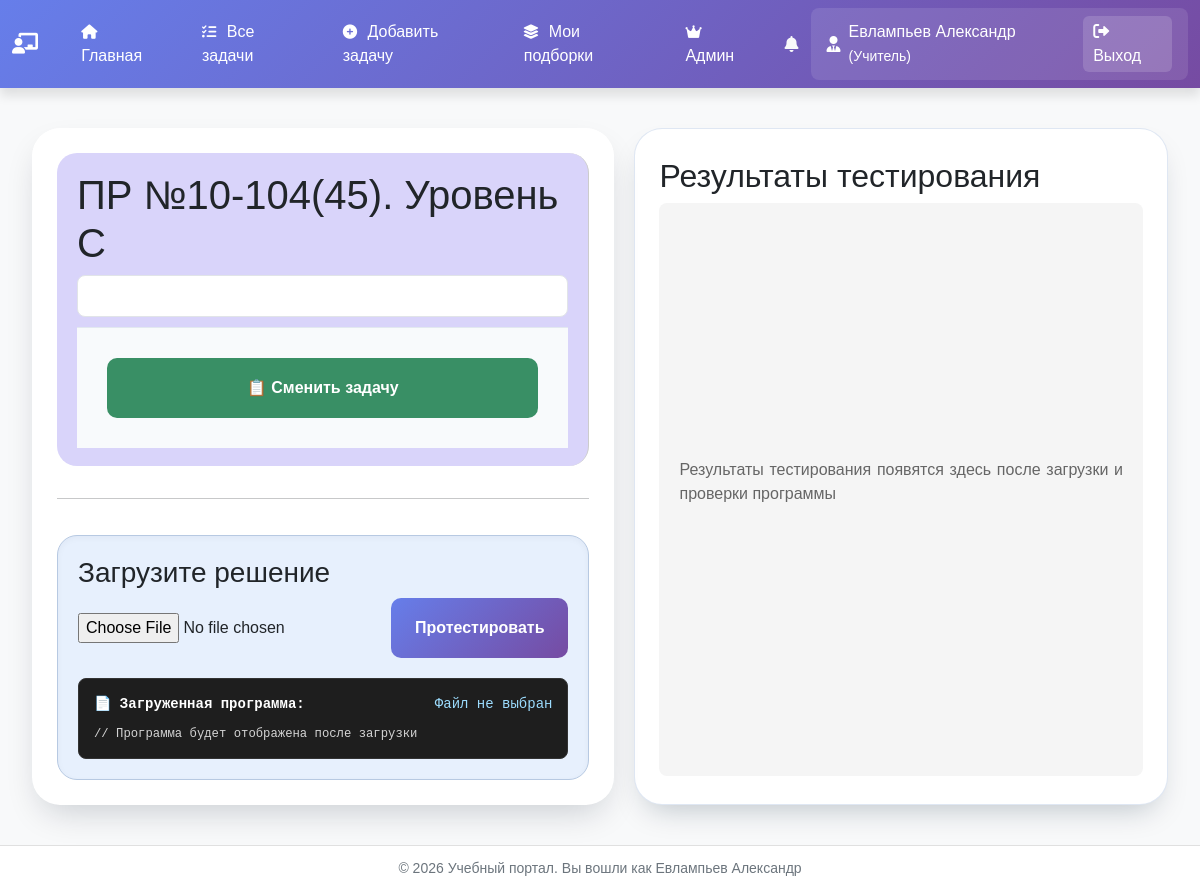
Before: /tasks/task/34/ (signed in) with the older database file.
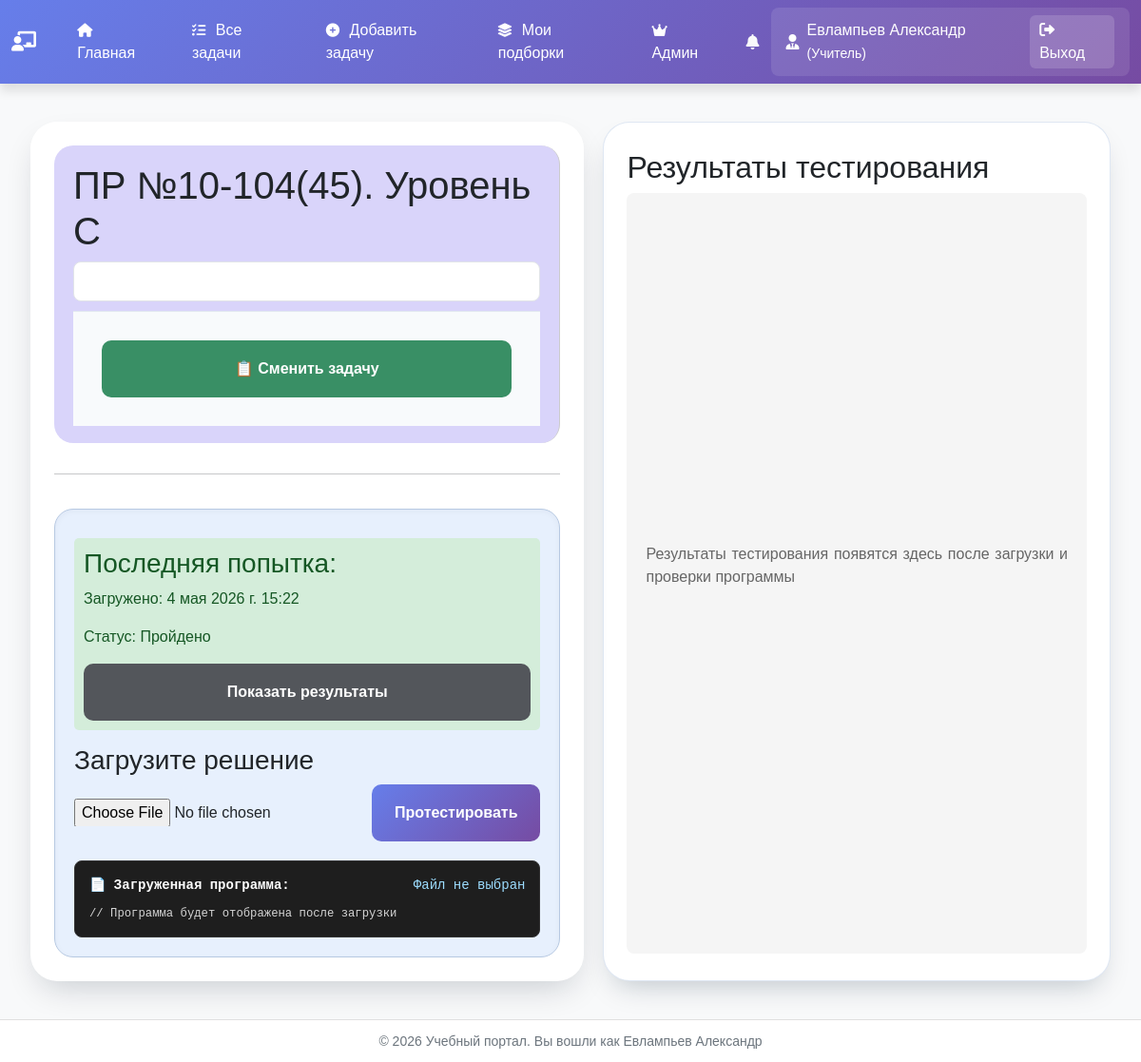
After: the same page with the newer database file.
### task_description_app/tasks/models.py (models this page shows, shortened)
class UploadedProgram(models.Model):
    user = models.ForeignKey(
        settings.AUTH_USER_MODEL,
        on_delete=models.CASCADE,
        null=True,
        blank=True
    )
    task = models.ForeignKey(Task, on_delete=models.CASCADE, related_name='solutions')
    program_file = models.FileField(upload_to='student_programs/%Y/%m/%d/')
    program_path = models.CharField(max_length=500, blank=True)  # Абсолютный путь
    upload_time = models.DateTimeField(auto_now_add=True)
    test_results = models.JSONField(null=True, blank=True)
    status = models.CharField(
        max_length=20,
        choices=[
            ('uploaded', 'Загружено'),
            ('testing', 'Тестируется'),
            ('passed', 'Пройдено'),
            ('failed', 'Не пройдено'),
        ],
        default='uploaded'
    )
    class Meta:
        db_table = 'task_description_app_uploadedprogram'

### task_description_app/tasks/views.py (the view)
# urls.py: path('task/<int:task_id>/', views.task_detail, name='detail'),
def task_detail(request, task_id):
    task = get_object_or_404(Task, id=task_id)
    task_files = get_task_files(task_id)
    md_content = ""
    if os.path.exists(task_files['md']):
        with open(task_files['md'], 'r', encoding='utf-8') as f:
            md_content = f.read()
    html_content = render_markdown_without_empty_blocks(md_content, task.id)
    uploaded_program = None
    last_attempt = None
    if request.user.is_authenticated:
        uploaded_program = UploadedProgram.objects.filter(
            task=task,
            user=request.user
        ).order_by('-upload_time').first()
        task_id_str = str(task.id)
        last_attempt = TaskAttempt.objects.filter(
            user=request.user,
            real_task_id=task_id_str  # используем real_task_id вместо task_id
        ).order_by('-attempt_time').first()
    context = {
        'task': task,
        'md_html': html_content,
        'uploaded_program': uploaded_program,
        'last_attempt': last_attempt,
        'title': task.title
    }
    return render(request, 'task_description_app/tasks/task_detail.html', context)

### task_description_app/shared/utils.py (called while the page is built)
def get_task_files(task_id):
    task_dir = os.path.join(settings.TASKS_ROOT, str(task_id))
    files = {
        'md': os.path.join(task_dir, 'task.md'),
        'py': os.path.join(task_dir, 'task.py'),
        'tests': []
    }
    if os.path.exists(task_dir):
        for filename in os.listdir(task_dir):
            if filename.startswith('test') and (filename.endswith('.in') or filename.endswith('.out')):
                files['tests'].append(os.path.join(task_dir, filename))
    return files

### task_description_app/tasks/views.py (called while the page is built)
def render_markdown_without_empty_blocks(md_content, task_id):
    md_content_with_images = process_markdown_images(md_content, task_id)
    html_content = markdown.markdown(md_content_with_images, extensions=['extra'])
    html_content = re.sub(r'<pre><code[^>]*>\s*</code></pre>\n?', '', html_content)
    return html_content

### templates/task_description_app/tasks/task_detail.html (shortened to what this page needs)
{% extends 'base.html' %}
{% load static %}
{% block extra_css %}
    <link rel="stylesheet"
          href="https://cdnjs.cloudflare.com/ajax/libs/highlight.js/11.9.0/styles/atom-one-dark.min.css">
    <link rel="stylesheet" href="{% static 'tasks/css/tasks.css' %}">
    <link rel="stylesheet" href="{% static 'testing_app/css/testing_app.css' %}">
{% endblock %}
{% block content %}
    <div class="grid-split">
        <div class="left-panel">
            <div class="task-description">
                <h1>{{ task.title }}</h1>
                <div class="markdown-content">
                </div>
                <div class="results-actions">
                    <a href="{% url 'tasks_&_collections:tasks:list' %}" class="btn btn-success">
                        📋 Сменить задачу
                    </a>
                </div>
            </div>
            <hr>
            <div class="upload-section-bottom" style="grid-column: 1; margin-top: 20px;">
                {% if uploaded_program %}
                    <div class="status {{ uploaded_program.status }}" style="margin-bottom: 15px;">
                        <h3>Последняя попытка:</h3>
                        <p>Загружено: {{ uploaded_program.upload_time }}</p>
                        <p>Статус: {{ uploaded_program.get_status_display }}</p>
                        <button class="btn btn-secondary" onclick="showAttemptResults({{ last_attempt.id }})">
                            Показать результаты
                        </button>
                    </div>
                {% endif %}
                <div class="upload-form" style="margin-bottom: 20px;">
                    <h3>Загрузите решение</h3>
                    <form id="programUploadForm" enctype="multipart/form-data">
                        <div style="display: flex; gap: 10px; align-items: center;">
                            <input type="file" name="file" accept=".py" id="programFile" required style="flex-grow: 1;">
                            <button type="submit" class="btn btn-primary">Протестировать</button>
                        </div>
                    </form>
                </div>
                <div class="program-display">
                    <div style="display: flex; justify-content: space-between; align-items: center; margin-bottom: 10px; color: #fff;">
                        <strong>📄 Загруженная программа:</strong>
                        <span id="programFileName" style="color: #9cdcfe;">Файл не выбран</span>
                    </div>
                    <pre id="programContent" style="margin: 0; white-space: pre-wrap; word-wrap: break-word;">// Программа будет отображена после загрузки</pre>
                </div>
            </div>
        </div>
        <div class="upload-section" style="display: flex; flex-direction: column; height: 100%;">
            <h2>Результаты тестирования</h2>
            <div id="testResultsPlaceholder"
                 style="flex-grow: 1; display: flex; flex-direction: column; align-items: center; justify-content: center; background: #f5f5f5; border-radius: 8px; padding: 20px; text-align: center;">
                <p style="color: #666;">Результаты тестирования появятся здесь после загрузки и проверки программы</p>
            </div>
        </div>
    </div>
{% endblock %}

Changed rows visible on the page:
added UploadedProgram: upload_time "4 мая 2026 г. 15:22", status "Пройдено"
Other visible differences:
text now shown: "Последняя попытка: Загружено: Статус: Показать результаты"
